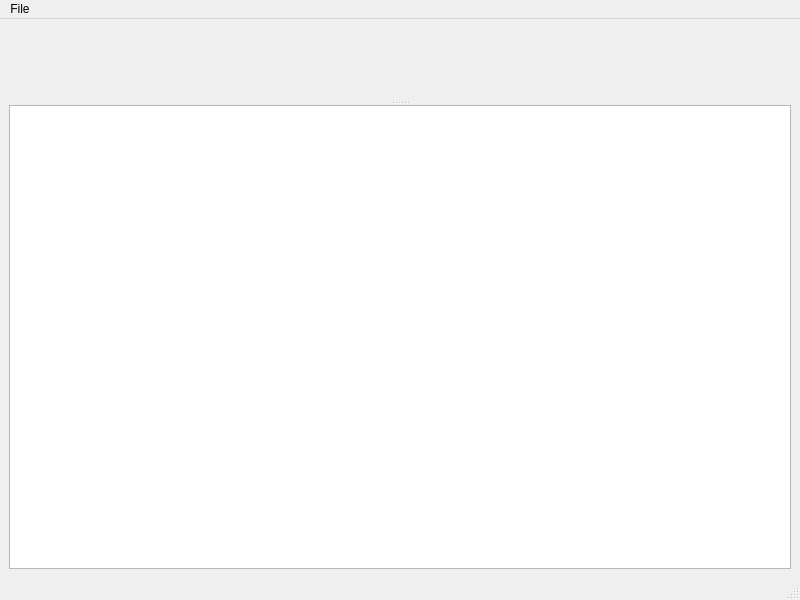
<?xml version="1.0" encoding="UTF-8"?>
<ui version="4.0">
 <class>QtestceplibQwtMainWindow</class>
 <widget class="QMainWindow" name="QtestceplibQwtMainWindow">
  <property name="geometry">
   <rect>
    <x>0</x>
    <y>0</y>
    <width>800</width>
    <height>600</height>
   </rect>
  </property>
  <property name="windowTitle">
   <string>Test ceplib qwt</string>
  </property>
  <widget class="QWidget" name="centralwidget">
   <layout class="QGridLayout" name="gridLayout">
    <item row="0" column="0">
     <widget class="QSplitter" name="splitter">
      <property name="orientation">
       <enum>Qt::Vertical</enum>
      </property>
      <widget class="QwtPlot" name="qwtPlot"/>
      <widget class="QPlainTextEdit" name="m_Messages">
       <property name="readOnly">
        <bool>true</bool>
       </property>
      </widget>
     </widget>
    </item>
   </layout>
  </widget>
  <widget class="QMenuBar" name="menubar">
   <property name="geometry">
    <rect>
     <x>0</x>
     <y>0</y>
     <width>800</width>
     <height>22</height>
    </rect>
   </property>
   <widget class="QMenu" name="m_FileMenu">
    <property name="title">
     <string>File</string>
    </property>
    <addaction name="m_ActionReadSettings"/>
    <addaction name="m_ActionWriteSettings"/>
    <addaction name="m_ActionLoadImage"/>
   </widget>
   <addaction name="m_FileMenu"/>
  </widget>
  <widget class="QStatusBar" name="statusbar"/>
  <action name="m_ActionReadSettings">
   <property name="text">
    <string>Read Settings...</string>
   </property>
   <property name="toolTip">
    <string>Read Settings</string>
   </property>
  </action>
  <action name="m_ActionWriteSettings">
   <property name="text">
    <string>Write Settings...</string>
   </property>
   <property name="toolTip">
    <string>Write Settings</string>
   </property>
  </action>
  <action name="m_ActionLoadImage">
   <property name="text">
    <string>Load Image...</string>
   </property>
  </action>
 </widget>
 <customwidgets>
  <customwidget>
   <class>QwtPlot</class>
   <extends>QFrame</extends>
   <header>qwt_plot.h</header>
   <container>1</container>
  </customwidget>
 </customwidgets>
 <resources/>
 <connections/>
</ui>
